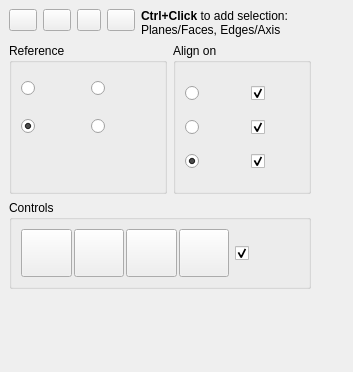
<?xml version="1.0" encoding="UTF-8"?>
<ui version="4.0">
 <class>DockWidget</class>
 <widget class="QDockWidget" name="DockWidget">
  <property name="geometry">
   <rect>
    <x>0</x>
    <y>0</y>
    <width>353</width>
    <height>372</height>
   </rect>
  </property>
  <property name="windowIcon">
   <iconset>
    <normaloff>Center-Align.png</normaloff>Center-Align.png</iconset>
  </property>
  <property name="layoutDirection">
   <enum>Qt::LeftToRight</enum>
  </property>
  <property name="features">
   <set>QDockWidget::DockWidgetFloatable|QDockWidget::DockWidgetMovable</set>
  </property>
  <property name="allowedAreas">
   <set>Qt::LeftDockWidgetArea|Qt::RightDockWidgetArea</set>
  </property>
  <property name="windowTitle">
   <string extracomment="kicad StepUp 3D tools">Align tool</string>
  </property>
  <widget class="QWidget" name="dockWidgetContents">
   <layout class="QGridLayout" name="gridLayout_5">
    <item row="0" column="0">
     <layout class="QGridLayout" name="gridLayout_2">
      <item row="0" column="0" alignment="Qt::AlignTop">
       <widget class="QPushButton" name="dock_float">
        <property name="maximumSize">
         <size>
          <width>28</width>
          <height>28</height>
         </size>
        </property>
        <property name="toolTip">
         <string>expand</string>
        </property>
        <property name="text">
         <string notr="true"/>
        </property>
        <property name="icon">
         <iconset>
          <normaloff>un_dock.png</normaloff>un_dock.png</iconset>
        </property>
        <property name="iconSize">
         <size>
          <width>16</width>
          <height>16</height>
         </size>
        </property>
       </widget>
      </item>
      <item row="0" column="1" alignment="Qt::AlignTop">
       <widget class="QPushButton" name="dock_minimize">
        <property name="maximumSize">
         <size>
          <width>28</width>
          <height>28</height>
         </size>
        </property>
        <property name="toolTip">
         <string>minimize</string>
        </property>
        <property name="text">
         <string notr="true"/>
        </property>
        <property name="icon">
         <iconset>
          <normaloff>minimize.png</normaloff>minimize.png</iconset>
        </property>
        <property name="iconSize">
         <size>
          <width>24</width>
          <height>24</height>
         </size>
        </property>
       </widget>
      </item>
      <item row="0" column="2" alignment="Qt::AlignTop">
       <widget class="QPushButton" name="Help_Align">
        <property name="maximumSize">
         <size>
          <width>24</width>
          <height>24</height>
         </size>
        </property>
        <property name="toolTip">
         <string>close</string>
        </property>
        <property name="text">
         <string notr="true"/>
        </property>
        <property name="icon">
         <iconset>
          <normaloff>help.png</normaloff>help.png</iconset>
        </property>
        <property name="iconSize">
         <size>
          <width>24</width>
          <height>24</height>
         </size>
        </property>
       </widget>
      </item>
      <item row="0" column="3" alignment="Qt::AlignTop">
       <widget class="QPushButton" name="close">
        <property name="maximumSize">
         <size>
          <width>28</width>
          <height>28</height>
         </size>
        </property>
        <property name="toolTip">
         <string>close</string>
        </property>
        <property name="text">
         <string notr="true"/>
        </property>
        <property name="icon">
         <iconset>
          <normaloff>closeW.png</normaloff>closeW.png</iconset>
        </property>
        <property name="iconSize">
         <size>
          <width>24</width>
          <height>24</height>
         </size>
        </property>
       </widget>
      </item>
      <item row="0" column="4">
       <widget class="QLabel" name="Label_Align_Gui">
        <property name="toolTip">
         <string notr="true">Ctrl+Click to select
Faces/Planes or Edges/Axis</string>
        </property>
        <property name="text">
         <string>&lt;b&gt;Ctrl+Click&lt;/b&gt; to add selection:&lt;br&gt;Planes/Faces, Edges/Axis</string>
        </property>
       </widget>
      </item>
     </layout>
    </item>
    <item row="0" column="1">
     <spacer name="horizontalSpacer">
      <property name="orientation">
       <enum>Qt::Horizontal</enum>
      </property>
      <property name="sizeHint" stdset="0">
       <size>
        <width>1</width>
        <height>20</height>
       </size>
      </property>
     </spacer>
    </item>
    <item row="1" column="0">
     <layout class="QGridLayout" name="gridLayout_4">
      <item row="0" column="0">
       <widget class="QGroupBox" name="ReferenceGroup">
        <property name="title">
         <string notr="true">Reference</string>
        </property>
        <layout class="QVBoxLayout" name="verticalLayout_2">
         <item>
          <layout class="QGridLayout" name="gridLayout_3">
           <item row="0" column="0">
            <widget class="QRadioButton" name="rbBBox">
             <property name="minimumSize">
              <size>
               <width>64</width>
               <height>32</height>
              </size>
             </property>
             <property name="toolTip">
              <string notr="true">Center of
Bounding Box</string>
             </property>
             <property name="text">
              <string notr="true"/>
             </property>
             <property name="icon">
              <iconset>
               <normaloff>Bbox.png</normaloff>Bbox.png</iconset>
             </property>
             <property name="iconSize">
              <size>
               <width>26</width>
               <height>26</height>
              </size>
             </property>
             <property name="checked">
              <bool>false</bool>
             </property>
            </widget>
           </item>
           <item row="0" column="1">
            <widget class="QRadioButton" name="rbMass">
             <property name="minimumSize">
              <size>
               <width>64</width>
               <height>32</height>
              </size>
             </property>
             <property name="toolTip">
              <string notr="true">Center of
Mass</string>
             </property>
             <property name="text">
              <string notr="true"/>
             </property>
             <property name="icon">
              <iconset>
               <normaloff>Mass.png</normaloff>Mass.png</iconset>
             </property>
             <property name="iconSize">
              <size>
               <width>26</width>
               <height>26</height>
              </size>
             </property>
            </widget>
           </item>
           <item row="1" column="0">
            <widget class="QRadioButton" name="rbNormal">
             <property name="minimumSize">
              <size>
               <width>64</width>
               <height>32</height>
              </size>
             </property>
             <property name="toolTip">
              <string notr="true">Alignment Normal</string>
             </property>
             <property name="text">
              <string notr="true"/>
             </property>
             <property name="icon">
              <iconset>
               <normaloff>Normal-Up.png</normaloff>Normal-Up.png</iconset>
             </property>
             <property name="iconSize">
              <size>
               <width>26</width>
               <height>26</height>
              </size>
             </property>
             <property name="checked">
              <bool>true</bool>
             </property>
            </widget>
           </item>
           <item row="1" column="1">
            <widget class="QRadioButton" name="rbNormal_Inv">
             <property name="minimumSize">
              <size>
               <width>64</width>
               <height>32</height>
              </size>
             </property>
             <property name="toolTip">
              <string notr="true">Alignment Normal
Inverted</string>
             </property>
             <property name="text">
              <string notr="true"/>
             </property>
             <property name="icon">
              <iconset>
               <normaloff>Normal-Down.png</normaloff>Normal-Down.png</iconset>
             </property>
             <property name="iconSize">
              <size>
               <width>26</width>
               <height>26</height>
              </size>
             </property>
             <property name="checked">
              <bool>false</bool>
             </property>
            </widget>
           </item>
          </layout>
         </item>
         <item>
          <spacer name="verticalSpacer_2">
           <property name="orientation">
            <enum>Qt::Vertical</enum>
           </property>
           <property name="sizeHint" stdset="0">
            <size>
             <width>20</width>
             <height>40</height>
            </size>
           </property>
          </spacer>
         </item>
        </layout>
       </widget>
      </item>
      <item row="0" column="1">
       <widget class="QGroupBox" name="AlignGroup">
        <property name="title">
         <string notr="true">Align on</string>
        </property>
        <layout class="QVBoxLayout" name="verticalLayout">
         <item>
          <layout class="QGridLayout" name="gridLayout_12">
           <property name="spacing">
            <number>2</number>
           </property>
           <item row="0" column="1">
            <widget class="QCheckBox" name="cbX">
             <property name="minimumSize">
              <size>
               <width>48</width>
               <height>32</height>
              </size>
             </property>
             <property name="maximumSize">
              <size>
               <width>64</width>
               <height>128</height>
              </size>
             </property>
             <property name="toolTip">
              <string notr="true">center on X</string>
             </property>
             <property name="text">
              <string notr="true"/>
             </property>
             <property name="icon">
              <iconset>
               <normaloff>Xaxis.png</normaloff>Xaxis.png</iconset>
             </property>
             <property name="iconSize">
              <size>
               <width>16</width>
               <height>16</height>
              </size>
             </property>
             <property name="checked">
              <bool>true</bool>
             </property>
            </widget>
           </item>
           <item row="2" column="1">
            <widget class="QCheckBox" name="cbZ">
             <property name="minimumSize">
              <size>
               <width>48</width>
               <height>32</height>
              </size>
             </property>
             <property name="maximumSize">
              <size>
               <width>64</width>
               <height>128</height>
              </size>
             </property>
             <property name="toolTip">
              <string notr="true">center on Z</string>
             </property>
             <property name="text">
              <string notr="true"/>
             </property>
             <property name="icon">
              <iconset>
               <normaloff>Zaxis.png</normaloff>Zaxis.png</iconset>
             </property>
             <property name="iconSize">
              <size>
               <width>16</width>
               <height>16</height>
              </size>
             </property>
             <property name="checked">
              <bool>true</bool>
             </property>
            </widget>
           </item>
           <item row="1" column="1">
            <widget class="QCheckBox" name="cbY">
             <property name="minimumSize">
              <size>
               <width>48</width>
               <height>32</height>
              </size>
             </property>
             <property name="maximumSize">
              <size>
               <width>64</width>
               <height>128</height>
              </size>
             </property>
             <property name="toolTip">
              <string notr="true">center on Y</string>
             </property>
             <property name="text">
              <string notr="true"/>
             </property>
             <property name="icon">
              <iconset>
               <normaloff>Yaxis.png</normaloff>Yaxis.png</iconset>
             </property>
             <property name="iconSize">
              <size>
               <width>16</width>
               <height>16</height>
              </size>
             </property>
             <property name="checked">
              <bool>true</bool>
             </property>
            </widget>
           </item>
           <item row="0" column="0">
            <widget class="QRadioButton" name="rbCenters">
             <property name="minimumSize">
              <size>
               <width>64</width>
               <height>32</height>
              </size>
             </property>
             <property name="toolTip">
              <string notr="true">Align Centers</string>
             </property>
             <property name="text">
              <string notr="true"/>
             </property>
             <property name="icon">
              <iconset>
               <normaloff>Centers.png</normaloff>Centers.png</iconset>
             </property>
             <property name="iconSize">
              <size>
               <width>26</width>
               <height>26</height>
              </size>
             </property>
             <property name="checked">
              <bool>false</bool>
             </property>
            </widget>
           </item>
           <item row="1" column="0">
            <widget class="QRadioButton" name="rbPlanes">
             <property name="minimumSize">
              <size>
               <width>64</width>
               <height>32</height>
              </size>
             </property>
             <property name="toolTip">
              <string notr="true">Align Planes</string>
             </property>
             <property name="text">
              <string notr="true"/>
             </property>
             <property name="icon">
              <iconset>
               <normaloff>Planes.png</normaloff>Planes.png</iconset>
             </property>
             <property name="iconSize">
              <size>
               <width>26</width>
               <height>26</height>
              </size>
             </property>
             <property name="checked">
              <bool>false</bool>
             </property>
            </widget>
           </item>
           <item row="2" column="0">
            <widget class="QRadioButton" name="rbPlanesCenters">
             <property name="minimumSize">
              <size>
               <width>64</width>
               <height>32</height>
              </size>
             </property>
             <property name="toolTip">
              <string notr="true">Align Centers &amp; Planes</string>
             </property>
             <property name="text">
              <string notr="true"/>
             </property>
             <property name="icon">
              <iconset>
               <normaloff>Planes-Centers.png</normaloff>Planes-Centers.png</iconset>
             </property>
             <property name="iconSize">
              <size>
               <width>26</width>
               <height>26</height>
              </size>
             </property>
             <property name="checked">
              <bool>true</bool>
             </property>
            </widget>
           </item>
          </layout>
         </item>
        </layout>
       </widget>
      </item>
     </layout>
    </item>
    <item row="2" column="0">
     <widget class="QGroupBox" name="ControlsGroup">
      <property name="title">
       <string notr="true">Controls</string>
      </property>
      <layout class="QGridLayout" name="gridLayout">
       <item row="0" column="1">
        <widget class="QCheckBox" name="cbHierarchy">
         <property name="minimumSize">
          <size>
           <width>52</width>
           <height>48</height>
          </size>
         </property>
         <property name="maximumSize">
          <size>
           <width>64</width>
           <height>128</height>
          </size>
         </property>
         <property name="toolTip">
          <string notr="true">use Part and Body
hierarchy in Aligning</string>
         </property>
         <property name="text">
          <string notr="true"/>
         </property>
         <property name="icon">
          <iconset>
           <normaloff>hierarchy.png</normaloff>hierarchy.png</iconset>
         </property>
         <property name="iconSize">
          <size>
           <width>26</width>
           <height>26</height>
          </size>
         </property>
         <property name="checked">
          <bool>true</bool>
         </property>
        </widget>
       </item>
       <item row="0" column="0">
        <layout class="QGridLayout" name="gridLayout_13">
         <property name="spacing">
          <number>2</number>
         </property>
         <item row="0" column="0">
          <widget class="QPushButton" name="Align">
           <property name="minimumSize">
            <size>
             <width>48</width>
             <height>48</height>
            </size>
           </property>
           <property name="maximumSize">
            <size>
             <width>64</width>
             <height>64</height>
            </size>
           </property>
           <property name="toolTip">
            <string>Align objects</string>
           </property>
           <property name="text">
            <string/>
           </property>
           <property name="icon">
            <iconset>
             <normaloff>Center-Align.png</normaloff>Center-Align.png</iconset>
           </property>
           <property name="iconSize">
            <size>
             <width>32</width>
             <height>32</height>
            </size>
           </property>
           <property name="checkable">
            <bool>false</bool>
           </property>
           <property name="checked">
            <bool>false</bool>
           </property>
          </widget>
         </item>
         <item row="0" column="4">
          <widget class="QPushButton" name="XRayBtn">
           <property name="minimumSize">
            <size>
             <width>48</width>
             <height>48</height>
            </size>
           </property>
           <property name="maximumSize">
            <size>
             <width>64</width>
             <height>64</height>
            </size>
           </property>
           <property name="toolTip">
            <string notr="true">XRay toggle</string>
           </property>
           <property name="text">
            <string notr="true"/>
           </property>
           <property name="icon">
            <iconset>
             <normaloff>xray.png</normaloff>xray.png</iconset>
           </property>
           <property name="iconSize">
            <size>
             <width>24</width>
             <height>24</height>
            </size>
           </property>
           <property name="checkable">
            <bool>false</bool>
           </property>
           <property name="checked">
            <bool>false</bool>
           </property>
          </widget>
         </item>
         <item row="0" column="3">
          <widget class="QPushButton" name="Undo_Align">
           <property name="minimumSize">
            <size>
             <width>48</width>
             <height>48</height>
            </size>
           </property>
           <property name="maximumSize">
            <size>
             <width>64</width>
             <height>64</height>
            </size>
           </property>
           <property name="toolTip">
            <string>Undo last Alignment</string>
           </property>
           <property name="text">
            <string/>
           </property>
           <property name="icon">
            <iconset>
             <normaloff>Undo.png</normaloff>Undo.png</iconset>
           </property>
           <property name="iconSize">
            <size>
             <width>24</width>
             <height>24</height>
            </size>
           </property>
           <property name="checkable">
            <bool>false</bool>
           </property>
           <property name="checked">
            <bool>false</bool>
           </property>
          </widget>
         </item>
         <item row="0" column="2">
          <widget class="QPushButton" name="Move">
           <property name="minimumSize">
            <size>
             <width>48</width>
             <height>48</height>
            </size>
           </property>
           <property name="maximumSize">
            <size>
             <width>64</width>
             <height>64</height>
            </size>
           </property>
           <property name="toolTip">
            <string>Move selected</string>
           </property>
           <property name="text">
            <string/>
           </property>
           <property name="icon">
            <iconset>
             <normaloff>Move.png</normaloff>Move.png</iconset>
           </property>
           <property name="iconSize">
            <size>
             <width>24</width>
             <height>24</height>
            </size>
           </property>
           <property name="checkable">
            <bool>false</bool>
           </property>
           <property name="checked">
            <bool>false</bool>
           </property>
          </widget>
         </item>
        </layout>
       </item>
      </layout>
     </widget>
    </item>
    <item row="3" column="0">
     <spacer name="verticalSpacer">
      <property name="orientation">
       <enum>Qt::Vertical</enum>
      </property>
      <property name="sizeHint" stdset="0">
       <size>
        <width>20</width>
        <height>0</height>
       </size>
      </property>
     </spacer>
    </item>
   </layout>
  </widget>
 </widget>
 <resources/>
 <connections/>
 <designerdata>
  <property name="gridDeltaX">
   <number>4</number>
  </property>
  <property name="gridDeltaY">
   <number>4</number>
  </property>
  <property name="gridSnapX">
   <bool>true</bool>
  </property>
  <property name="gridSnapY">
   <bool>true</bool>
  </property>
  <property name="gridVisible">
   <bool>true</bool>
  </property>
 </designerdata>
</ui>
